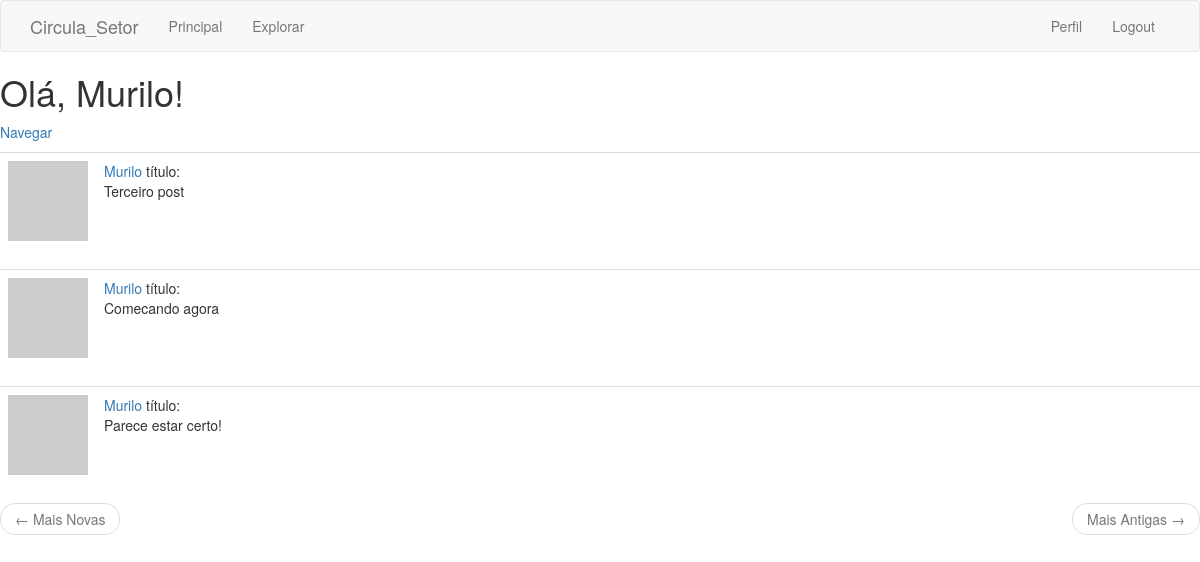
The page /explore (signed in) on the database its author committed.
### web_app/models.py (models this page shows, shortened)
class User(UserMixin, db.Model):
    id = db.Column(db.Integer, primary_key=True)
    username = db.Column(db.String(64), index=True, unique=True)
    email = db.Column(db.String(120), index=True, unique=True)
    password_hash = db.Column(db.String(128))
    about_me = db.Column(db.String(140))
    last_seen = db.Column(db.DateTime, default=datetime.utcnow)
    autor = db.relationship('Comunicado', backref='autor', lazy='dynamic')
    followed = db.relationship(
        'User',
        secondary=followers,
        primaryjoin=(followers.c.follower_id == id),
        secondaryjoin=(followers.c.followed_id == id),
        backref=db.backref('followers', lazy='dynamic'),
        lazy='dynamic')
    def avatar(self, size):
        if self.email:
            digest = md5(self.email.lower().encode('utf-8')).hexdigest()
            return 'https://www.gravatar.com/avatar/{}?d=identicon&s={}'.format(
                digest, size)

class Comunicado(db.Model):
    data_hora_atual = datetime.now()
    data_atual = data_hora_atual.strftime('%d/%m/%Y')
    hora_atual = data_hora_atual.strftime('%H:%M')
    id = db.Column(db.Integer, primary_key=True)
    idUsuario = db.Column(db.Integer, db.ForeignKey('user.id'))
    idSetorOrigem = db.Column(db.Integer, db.ForeignKey('setor.id'))
    dtCadastro = db.Column(db.DateTime, default=data_hora_atual)
    titulo = db.Column(db.String(100), index=True)
    comunicado = db.Column(db.Text)
    apagado = db.Column(db.String(1))
    alteracoes = db.relationship(
        'LogComunicado', backref='alteracoes', lazy='dynamic')

### web_app/routes.py (the view)
@app.route('/explore')
@login_required
def explore():
    page = request.args.get('page', 1, type=int)
    posts = Comunicado.query.order_by(Comunicado.dtCadastro.desc()).paginate(
        page, app.config['POSTS_PER_PAGE'], False)
    next_url = url_for('explore', page=posts.next_num) if posts.has_next else None
    prev_url = url_for('explore', page=posts.prev_num) if posts.has_prev else None
    return render_template('index.html',
                           title='Navegar',
                           comunicados=posts.items,
                           prev_url=prev_url,
                           next_url=next_url)

### web_app/models.py (called while the page is built)
@login.user_loader
def load_user(id):
    return User.query.get(int(id))

### web_app/routes.py (called while the page is built)
@app.before_request
def before_request():
    if current_user.is_authenticated:
        current_user.last_seen = datetime.utcnow()
        db.session.commit()

### web_app/templates/index.html (shortened to what this page needs)
{% extends "base.html" %}
{% block content %}
    <h1>Olá, {{ current_user.username }}!</h1>
    <a href="{{ url_for('explore') }}">Navegar</a>
    {% for comunicado in comunicados %}
        <p> {% include '_post.html' %} </p>
    {% endfor %}
    <nav aria-label="...">
        <ul class="pager">
            <li class="previous{% if not prev_url %} disabled{% endif %}">
                <a href="{{ prev_url or '#' }}">
                    <span aria-hidden="true">&larr;</span> Mais Novas
                </a>
            </li>
            <li class="next{% if not next_url %} disabled{% endif %}">
                <a href="{{ next_url or '#' }}">
                    Mais Antigas <span aria-hidden="true">&rarr;</span>
                </a>
            </li>
        </ul>
    </nav>
{% endblock %}

### web_app/templates/_post.html
<table class="table table-hover">
    <tr>
        <td width="70px">
            <a href="{{ url_for('user', username=comunicado.autor.username) }}">
                <img src="{{ comunicado.autor.avatar(70) }}" />
            </a>
        </td>
        <td>
            <a href="{{ url_for('user', username=comunicado.autor.username) }}">
                {{ comunicado.autor.username }}
            </a>
            título:
            <br>
            {{ comunicado.titulo }}
        </td>
    </tr>
</table>

### rows shown on the page
User: username "Murilo"
Comunicado: autor.username "Murilo", titulo "Terceiro post"
Comunicado: autor.username "Murilo", titulo "Comecando agora"
Comunicado: autor.username "Murilo", titulo "Parece estar certo!"
